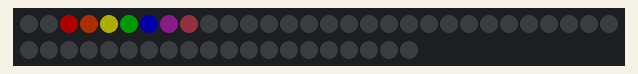
Simulated run of this sketch. Board: Arduino Uno, built with avr-gcc and run on an emulated ATmega328P. Parts: 50 RGB LEDs in strip order, left to right, continuing on the next row. Dim RGB values are drawn brighter than linear.

Above: at 0.47 s.
At 1.44 s:
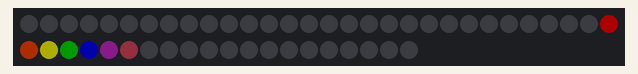
At 6.11 s:
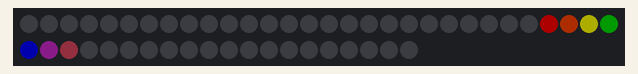
At 10.55 s:
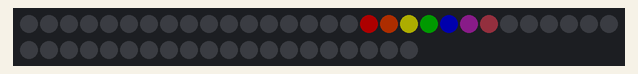
At 19.77 s:
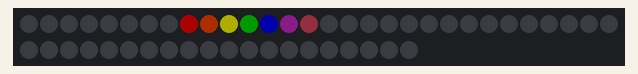
At 38.52 s:
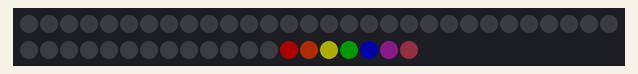

The sketch:

led_strip.ino
```cpp
#include <FastLED.h>
#define NUM_LEDS 50
#define DATA_PIN 11
#define CLOCK_PIN 13


#define MY_PINK CRGB(97, 33, 45)
#define MY_PURPLE CRGB(51, 13, 51)

CRGB leds[NUM_LEDS];
uint8_t *ledsRaw = (uint8_t *)leds;


void showAll(CRGB color) {
  for (int led = 0; led < NUM_LEDS; led = led + 1) {
    leds[led] = color;
    FastLED.show();
  }
}

void setOneLed(uint8_t led_num, CRGB color) {
  leds[led_num] = color;
  FastLED.setBrightness(50);
  FastLED.show();
}

void setup() {
  delay(200);

  FastLED.addLeds<WS2801, DATA_PIN, CLOCK_PIN, RGB>(leds, NUM_LEDS);

  showAll(CRGB::Black);

}

uint8_t offset = 0;

void loop() {
  if (offset == NUM_LEDS-7) {
    offset = 0;
    showAll(CRGB::Black);
  }
  setOneLed(0+offset, CRGB::Black);
  // red
  setOneLed(1+offset, CRGB::Red);
  // orange
  setOneLed(2+offset, CRGB::OrangeRed);
  // yellow
  setOneLed(3+offset, CRGB::Yellow);
  // green
  setOneLed(4+offset, CRGB::Green);
  // blue
  setOneLed(5+offset, CRGB::Blue);
  // purple
  setOneLed(6+offset, MY_PURPLE);
  // pink
  setOneLed(7+offset, MY_PINK);

  delay(30);

  offset++;
}
```
